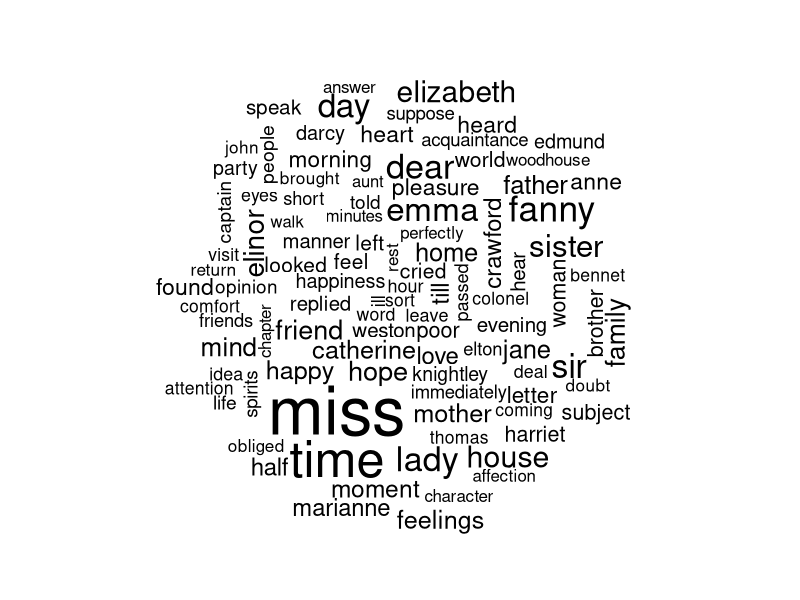
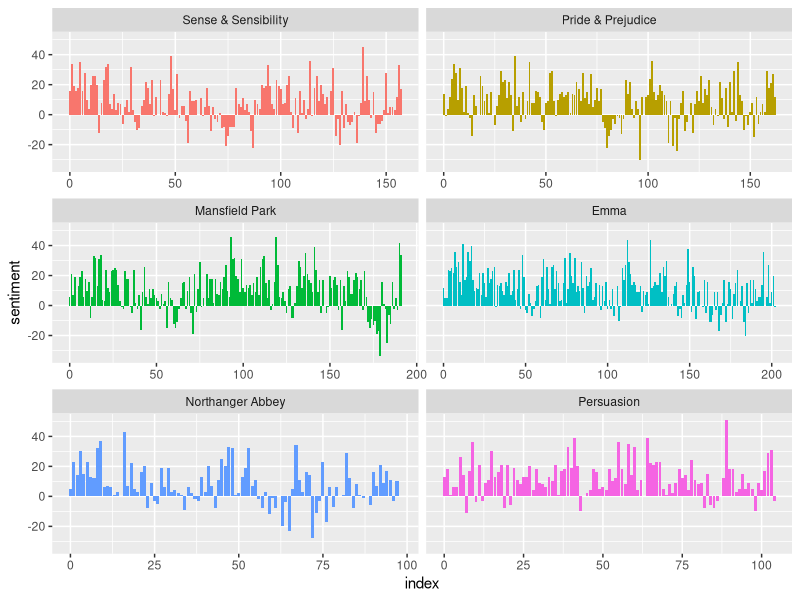

Write R code to recreate these figures, in order. (Note: this script raises an error after producing the figures.)
# unigram approach i.e. single words' sentiment score is calculated which is summed up to give sentence context.
# Does not consider negation which alters the context
# the sum of positive and negative sentiment words can lead to a 0 overall score.
# these lexicons may not work on old texts such as thou or thy 

# load tidytext library and textdata dataset which contains Jane Austen's books
library(tidytext)
install.packages("textdata") 

library(janeaustenr)  # dataset of jane austen's books
library(dplyr)
library(stringr)
library(tidyr)

# Dataframe of austen's books
tidy_books <- austen_books() %>%
  group_by(book) %>%
  mutate(linenumber = row_number(),
         chapter = cumsum(str_detect(text, regex("^chapter [\\divxlc]",
                                                 ignore_case = TRUE)))) %>%
  ungroup() %>%
  unnest_tokens(word, text)

# loading stop words
data("stop_words")

# Adding additional stopwords such as "miss"
custom_stop_words <- bind_rows(data_frame(word = c("miss"),
                                          lexicon = c("custom")),
                               stop_words)
custom_stop_words

# installing and loading wordcloud library
install.packages("wordcloud")
library(wordcloud)

# creating word cloud
tidy_books %>%
  anti_join(stop_words) %>% # returns all the rows in tidy_books where stop_words do not match
  count(word) %>%    # count of each words 
  with(wordcloud(word, n, max.words = 100)) # show only top 100 words 



# Dividing text sections into 80 lines (small sections do not convey much context)
# and large sections can wipe out the narrative of the story
janeaustensentiment <- tidy_books %>%
  inner_join(get_sentiments("bing")) %>% # joins tidy books and the positive negative sentiments in bing lexicon 
  count(book, index = linenumber %/% 80, sentiment) %>% # count of total positive and negative sentiment in a section of 80 lines 
  spread(sentiment, n, fill = 0) %>%  # spread is spreading the sentiment column into postive and negative  
  mutate(sentiment = positive - negative) # net sentiment of the section
janeaustensentiment

library(ggplot2)

ggplot(janeaustensentiment, aes(index, sentiment, fill = book)) +
  geom_col(show.legend = FALSE) +
  facet_wrap(~book, ncol = 2, scales = "free_x") # key_variable i.e. ~book is used to plot facet_wrap
# facet-wrap allows multiple ploting of graphs but you need data in key-value pair 

pride_prejudice <- tidy_books %>%
  filter(book == "Pride & Prejudice")
pride_prejudice

afinn <- pride_prejudice %>%
  inner_join(get_sentiments("afinn")) %>%
  group_by(index = linenumber %/% 80) %>%
  summarise(sentiment = sum(value)) %>%
  mutate(method = "AFINN")
afinn

bing_and_nrc <- bind_rows(  # bind two rows(data1,data2,id)
  pride_prejudice %>%
    inner_join(get_sentiments("bing")) %>%
    mutate(method = "Bing et al."),
  pride_prejudice %>%
    inner_join(get_sentiments("nrc") %>%
                 filter(sentiment %in% c("positive", # since nrc has other categories such as joy/sadness we are filtering for + and - sentiment 
                                         "negative"))) %>%
    mutate(method = "NRC")) %>%
count(method, index = linenumber %/% 80, sentiment) %>% # count number of positive and negative sentiments per 80 lines section based on the method i.e. nrc or bing 
  spread(sentiment, n, fill = 0) %>%
  mutate(sentiment = positive - negative)
bing_and_nrc

bind_rows(afinn,
          bing_and_nrc) %>%
  ggplot(aes(index, sentiment, fill = method)) + # fill is providing the color here i.e. 3
  geom_col(show.legend = FALSE) +
  facet_wrap(~method, ncol = 1, scales = "free_y")

# why is nrc more biased to positive sentiment than bing or afinn

get_sentiments("nrc") %>%
  filter(sentiment %in% c("positive",
                          "negative")) %>%
  count(sentiment)

get_sentiments("bing") %>%
  count(sentiment)
# the ratio of positive to negative words in bing is higher than in nrc lexicon

# counting which words contribute more to the final sentiment

bing_word_counts <- tidy_books %>%
  inner_join(get_sentiments("bing")) %>%
  count(word, sentiment, sort = TRUE) %>% # word and sentiment came from bing lexicon
  ungroup()
bing_word_counts

bing_word_counts %>%
  group_by(sentiment) %>%
  top_n(10) %>%
  ungroup() %>%
  mutate(word = reorder(word, n)) %>% # reorder word column based on n(ocuurence of each word)
  ggplot(aes(word, n, fill = sentiment)) +
  geom_col(show.legend = FALSE) +
  facet_wrap(~sentiment, scales = "free_y") +
  labs(y = "Contribution to sentiment",
       x = NULL) +
  coord_flip()

# words such as miss are being classified as negative although it's used for title
# these words can be added in stop words





install.packages("reshape2")
library(reshape2)

# acast converts data frame into a matrix
# formulas are defines as dependent variable ~ independent variable
# value.var is name of column which stores values
#?acast

tidy_books %>%
  inner_join(get_sentiments("bing")) %>%
  count(word, sentiment, sort = TRUE) %>%
  acast(word ~ sentiment, value.var = "n", fill = 0) %>% 
  comparison.cloud(colors = c("gray20", "gray80"), # compares the frequencies of words across docs 
                   max.words = 100)

# Looking at the text with sentence length

# to convert text into another encoding than UTF-8 
#iconv(text, to= "latin1") do it before unnesting

PandP_sentences <- data_frame(text = prideprejudice) %>%
  unnest_tokens(sentence, text, token = "sentences")

PandP_sentences$sentence[2]

austen_chapters <- austen_books() %>%
  group_by(book) %>%
  unnest_tokens(chapter, text, token = "regex",
                pattern = "Chapter|CHAPTER [\\dIVXLC]") %>%
  ungroup()

# gives all the chapters
austen_chapters %>%
  group_by(book) %>%
  summarise(chapters = n())

# get negative sentiments from bing lexicon
bingnegative <- get_sentiments("bing") %>%
  filter(sentiment == "negative")

wordcounts <- tidy_books %>%
  group_by(book, chapter) %>%
  summarize(words = n())

#? summarise

tidy_books %>%
  semi_join(bingnegative) %>% # returns all rows in tidy_books with a match in bingnegative
  group_by(book, chapter) %>% # group_by is followed by smmarize to produce output
  summarize(negativewords = n()) %>% # sums up all the negative words in each book's each chapter
  left_join(wordcounts, by = c("book", "chapter")) %>% # joins all rows from x i.e. summarize output
  mutate(ratio = negativewords/words) %>%
  filter(chapter != 0) %>%
  top_n(1) %>%
  ungroup()

# these are the chapters with most sad words
